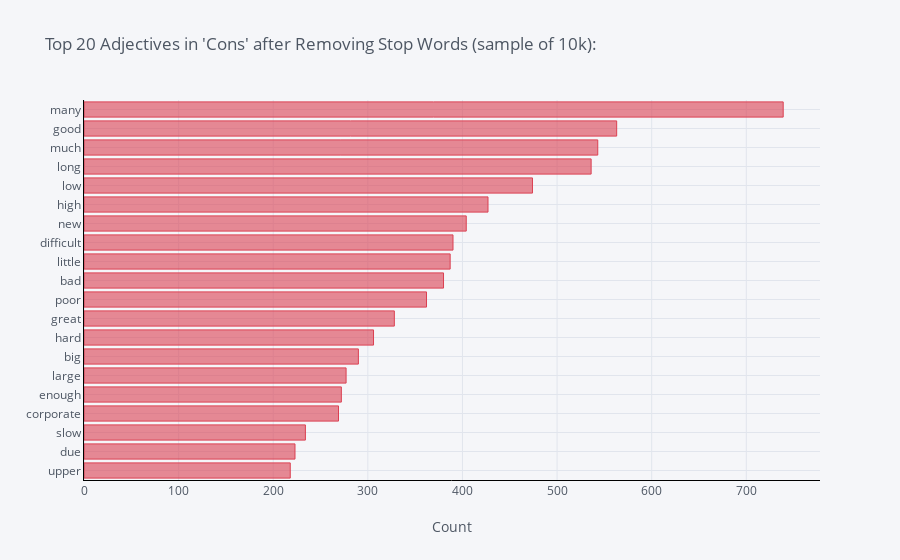

Notebook source saved alongside this figure:
### Code cell
top_adjectives_cons = df6.groupby('pros').sum()['count'].sort_values(ascending=True)
top_adjectives_cons.iplot(
    kind='bar', xTitle='Count', linecolor='black',orientation = 'h', color='red', title="Top 20 Adjectives in 'Cons' after Removing Stop Words (sample of 10k):")

### Figure 1 — Plotly figure (JSON) as saved in the notebook; plotly's stock layout.template omitted (floating-point values rounded to 4 significant figures)
{"data": [{"marker": {"color": "rgba(219, 64, 82, 0.6)", "line": {"color": "rgba(219, 64, 82, 1.0)", "width": 1}}, "name": "count", "orientation": "h", "text": "", "type": "bar", "x": [218, 223, 234, 269, 272, 277, 290, 306, 328, 362, 380, 387, 390, 404, 427, 474, 536, 543, 563, 739], "y": ["upper", "due", "slow", "corporate", "enough", "large", "big", "hard", "great", "poor", "bad", "little", "difficult", "new", "high", "low", "long", "much", "good", "many"]}], "layout": {"legend": {"bgcolor": "#F5F6F9", "font": {"color": "#4D5663"}}, "paper_bgcolor": "#F5F6F9", "plot_bgcolor": "#F5F6F9", "title": {"font": {"color": "#4D5663"}, "text": "Top 20 Adjectives in 'Cons' after Removing Stop Words (sample of 10k):"}, "xaxis": {"gridcolor": "#E1E5ED", "linecolor": "black", "showgrid": true, "tickfont": {"color": "#4D5663"}, "title": {"font": {"color": "#4D5663"}, "text": "Count"}, "zerolinecolor": "#E1E5ED"}, "yaxis": {"gridcolor": "#E1E5ED", "linecolor": "black", "showgrid": true, "tickfont": {"color": "#4D5663"}, "title": {"font": {"color": "#4D5663"}, "text": ""}, "zerolinecolor": "#E1E5ED"}}}
